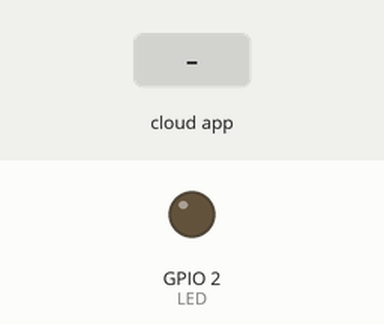
Simulated run of this sketch. Board: ESP8266 (NodeMCU). On the bench: output pins drawn as LEDs (lit = HIGH). The inputs (shaded band) are chosen by the test bench. WiFi joins after 1.5 s; servers stay silent unless stated; no MQTT or app messages arrive unless stated; what the sketch prints to the serial monitor is not drawn.

Above: at 2.7 s.
2.8 s: the phone or cloud app sets IR to OFF
At 3.7 s:
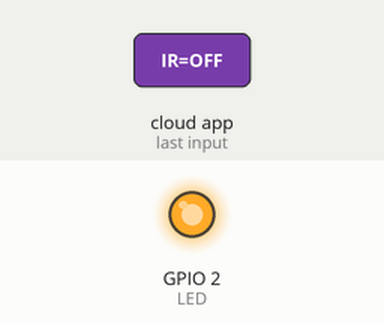
4.3 s: the phone or cloud app sets IR to ON
At 5.1 s:
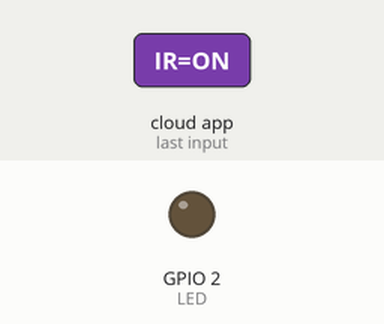
Timing chart, 0 to 7.3 s (numbered marks = the images above; inputs shaded):
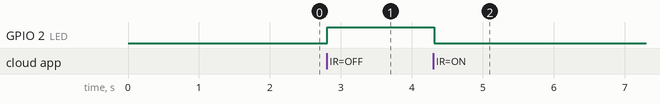

Measured:
- after the input at 2.8 s, GPIO 2 (LED): LOW → HIGH at once
- after the input at 4.3 s, GPIO 2 (LED): HIGH → LOW at once

The sketch:

Receiver.ino
```cpp
#include <ESP8266WiFi.h>
#include "Adafruit_MQTT.h"
#include "Adafruit_MQTT_Client.h"

#define LED 2

/************************* WiFi Access Point *********************************/

#define WLAN_SSID       "WIFI_SSID"
#define WLAN_PASS       "WIFI_P@$$W0rd"

#define AIO_SERVER      "MQTT.server"
#define AIO_SERVERPORT  1883

/************ Global State (you don't need to change this!) ******************/

WiFiClient client;

Adafruit_MQTT_Client mqtt(&client, AIO_SERVER, AIO_SERVERPORT);

/****************************** Feeds ***************************************/

// Notice MQTT paths for AIO follow the form: <username>/feeds/<feedname>
Adafruit_MQTT_Subscribe onoffbutton = Adafruit_MQTT_Subscribe(&mqtt,"IR");

/*************************** Sketch Code ************************************/

void MQTT_connect();

void setup() {
  pinMode(LED, OUTPUT);

  Serial.begin(115200);
  delay(10);

  Serial.println(F("Adafruit MQTT demo"));

  // Connect to WiFi access point.
  Serial.println(); Serial.println();
  Serial.print("Connecting to ");
  Serial.println(WLAN_SSID);

  WiFi.begin(WLAN_SSID, WLAN_PASS);
  while (WiFi.status() != WL_CONNECTED) {
    delay(500);
    Serial.print(".");
  }
  Serial.println();

  Serial.println("WiFi connected");
  Serial.println("IP address: "); Serial.println(WiFi.localIP());

  // Setup MQTT subscription for onoff & slider feed.
  mqtt.subscribe(&onoffbutton);
}

uint32_t x=0;

void loop() {
  MQTT_connect();


  Adafruit_MQTT_Subscribe *subscription;
  while ((subscription = mqtt.readSubscription(5000))) {
    // Check if its the onoff button feed
    if (subscription == &onoffbutton) {
      Serial.print(F("Received action: "));
      Serial.println((char *)onoffbutton.lastread);

      if (strcmp((char *)onoffbutton.lastread, "ON") == 0) {
        digitalWrite(LED, LOW);
      }
      if (strcmp((char *)onoffbutton.lastread, "OFF") == 0) {
        digitalWrite(LED, HIGH);
      }
    }
  }

  // ping the server to keep the mqtt connection alive
  if(! mqtt.ping()) {
    mqtt.disconnect();
  }

}

void MQTT_connect() {
  int8_t ret;

  // Stop if already connected.
  if (mqtt.connected()) {
    return;
  }

  Serial.print("Connecting to MQTT... ");

  uint8_t retries = 3;
  while ((ret = mqtt.connect()) != 0) { // connect will return 0 for connected
       Serial.println(mqtt.connectErrorString(ret));
       Serial.println("Retrying MQTT connection in 5 seconds...");
       mqtt.disconnect();
       delay(5000);  // wait 5 seconds
       retries--;
       if (retries == 0) {
         // basically die and wait for WDT to reset me
         while (1);
       }
  }
  Serial.println("MQTT Connected!");
}
```
